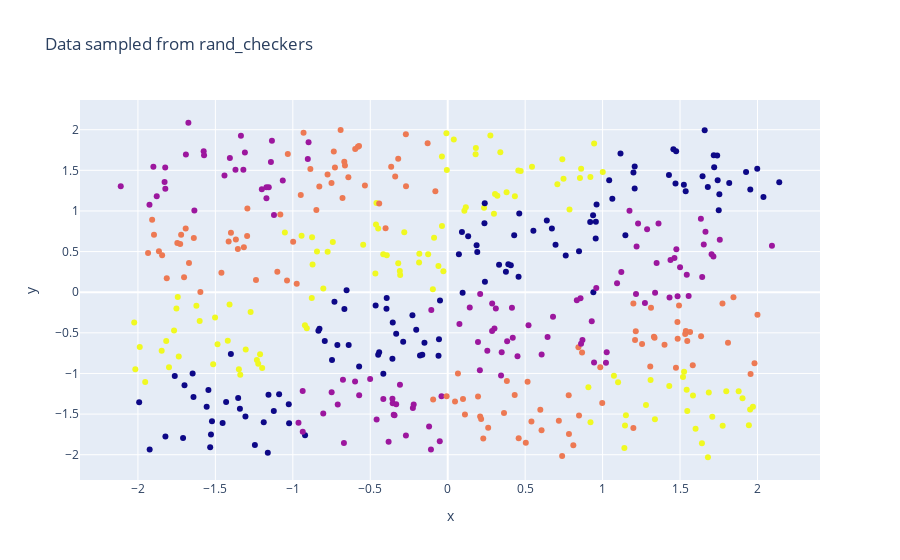

Notebook code cell kept with this figure:
### Markdown cell above
## Question 2

### Code cell
# sample data
data = rand_checkers(n1=114, n2=114, n3=114, n4=114)

# plot
fig = go.Figure(data=[
    go.Scatter(
        x=data[:, 0],
        y=data[:, 1],
        marker_color=data[:, 2],
        mode="markers"
    )
])

fig.update_layout(
    title="Data sampled from rand_checkers",
    xaxis_title="x",
    yaxis_title="y"
)

fig.show()

### Figure 1 — Plotly figure (JSON) as saved in the notebook; plotly's stock layout.template omitted (floating-point values rounded to 4 significant figures; data arrays with more than 128 entries replaced by an {"elided": "..."} marker saying what was removed)
{"data": [{"marker": {"color": {"elided": "448 int values"}}, "mode": "markers", "type": "scatter", "x": {"elided": "448 float values"}, "y": {"elided": "448 float values"}}], "layout": {"title": {"text": "Data sampled from rand_checkers"}, "xaxis": {"title": {"text": "x"}}, "yaxis": {"title": {"text": "y"}}}}
